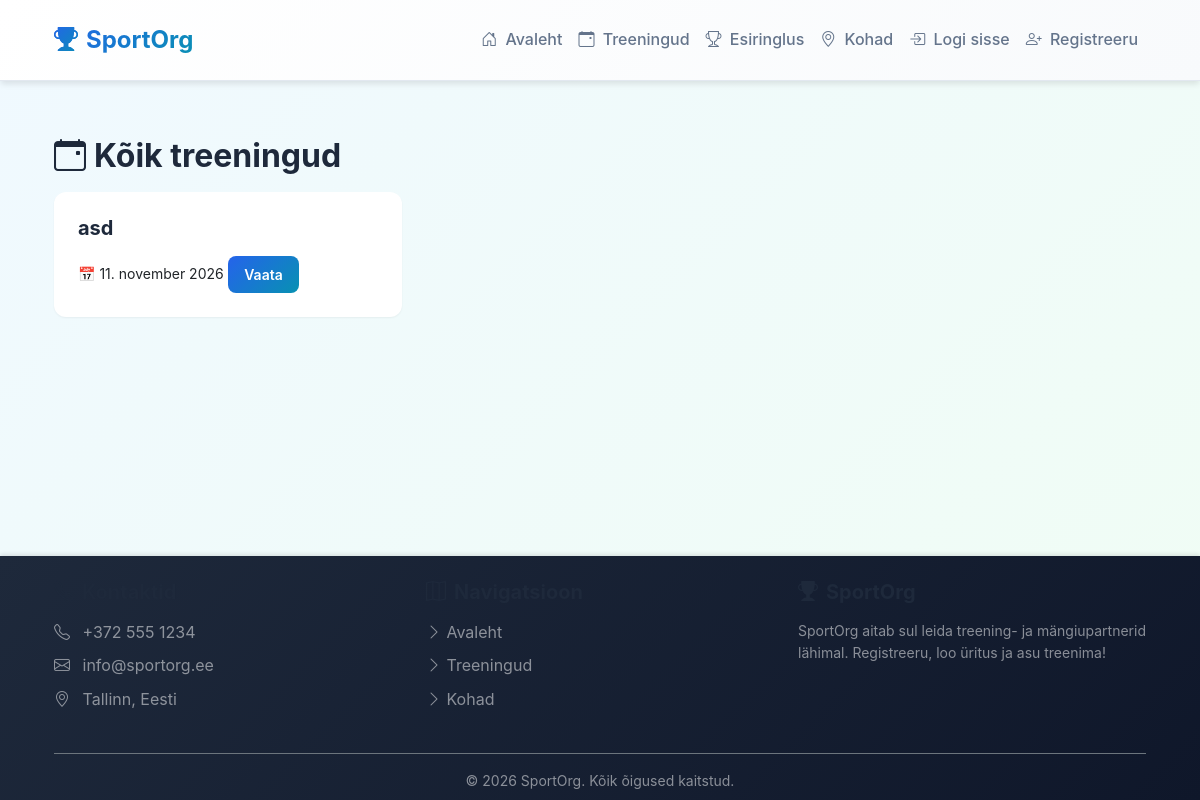
Page /src/pages/events/list.php on the earlier database version.
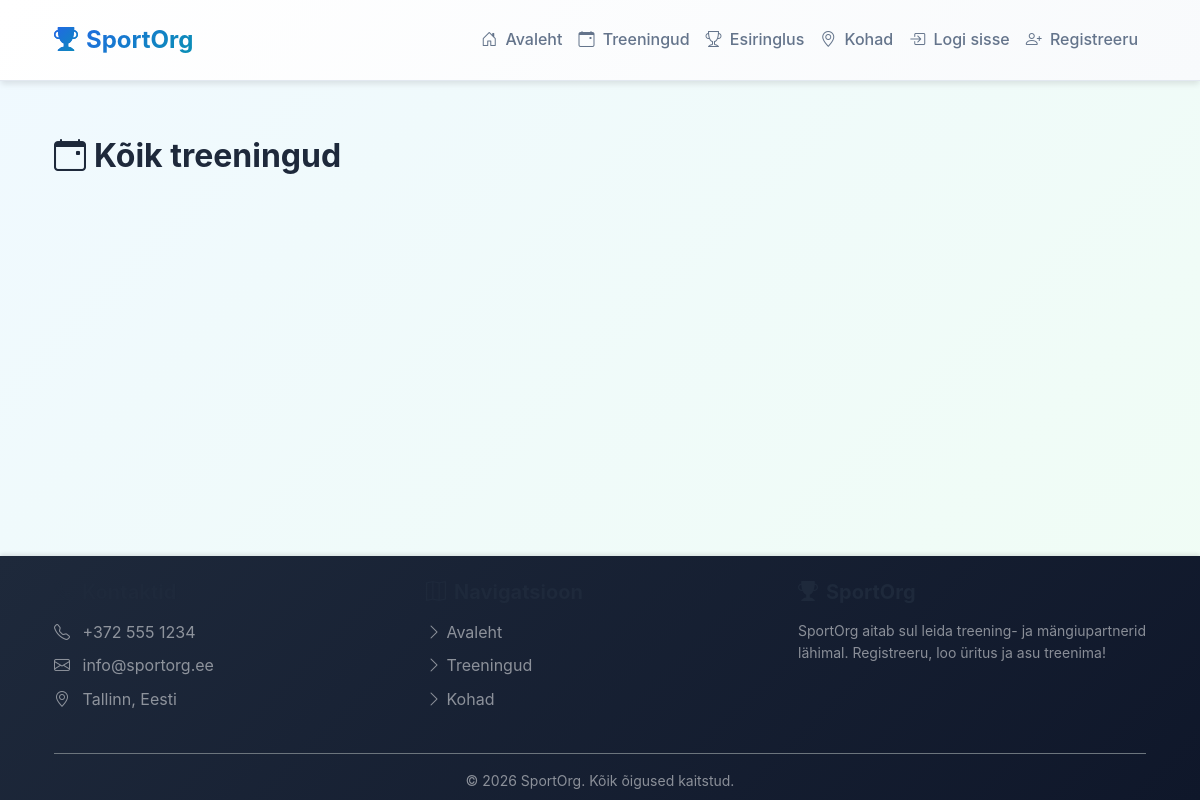
Same page on the later database version.
### tables this page shows
CREATE TABLE events (
        id INTEGER PRIMARY KEY AUTOINCREMENT,
        title TEXT NOT NULL,
        description TEXT,
        sport_type TEXT NOT NULL,
        location_id INTEGER,
        creator_id INTEGER NOT NULL,
        event_date DATE NOT NULL,
        event_time TIME NOT NULL,
        duration INTEGER DEFAULT 120,
        max_participants INTEGER NOT NULL,
        current_participants INTEGER DEFAULT 1,
        skill_level TEXT NOT NULL,
        status TEXT DEFAULT 'active',
        created_at DATETIME DEFAULT CURRENT_TIMESTAMP, duration_minutes INT DEFAULT 60, reminder_sent BOOLEAN DEFAULT 0,
        FOREIGN KEY (location_id) REFERENCES locations(id) ON DELETE SET NULL,
        FOREIGN KEY (creator_id) REFERENCES users(id) ON DELETE CASCADE
    );

### src/config/bootstrap.php (called while the page is built, shortened)
<?php
$rootDir = dirname(__DIR__, 2);
require_once $rootDir . '/src/helpers/functions.php';
if (!function_exists('fetchAll')) {
    function fetchAll($pdo, $sql, $params = []) {
        $stmt = $pdo->prepare($sql);
        $stmt->execute($params);
        return $stmt->fetchAll();
    }
}
?>

### src/helpers/functions.php (called while the page is built, shortened)
<?php
function clean($data) {
    return htmlspecialchars($data, ENT_QUOTES, 'UTF-8');
}
function formatDateEt($date) {
    $months = [
        'jaanuar', 'veebruar', 'märts', 'aprill', 'mai', 'juuni',
        'juuli', 'august', 'september', 'oktoober', 'november', 'detsember'
    ];
    $timestamp = strtotime($date);
    $day = date('d', $timestamp);
    $month = $months[(int)date('m', $timestamp) - 1];
    $year = date('Y', $timestamp);
    return "$day. $month $year";
}
?>

### src/pages/events/list.php (the view, shortened to what this page needs)
<?php
require_once dirname(__DIR__, 3) . '/src/config/bootstrap.php';
$sql = "SELECT e.*, u.username, l.name as location_name
        FROM events e
        JOIN users u ON e.creator_id = u.id
        LEFT JOIN locations l ON e.location_id = l.id
        WHERE e.status NOT IN ('cancelled')
          AND (e.event_date > DATE('now')
               OR (e.event_date = DATE('now') AND e.event_time > TIME('now')))
        ORDER BY e.event_date ASC";
$events = fetchAll($pdo, $sql, []);
require_once BASE_PATH . '/src/components/Header.php';
?>
<h2>
    <i class="bi bi-calendar-event me-2"></i>Kõik treeningud
</h2>
<div class="row g-4">
    <?php foreach ($events as $event): ?>
        <div class="col-md-6 col-lg-4">
            <div class="card">
                <div class="card-body">
                    <h5 class="card-title"><?php echo clean($event['title']); ?></h5>
                    <small>📅 <?php echo formatDateEt($event['event_date']); ?></small>
                    <a href="/events/view?id=<?php echo $event['id']; ?>" class="btn btn-sm btn-primary">Vaata</a>
                </div>
            </div>
        </div>
    <?php endforeach; ?>
</div>
<?php require_once BASE_PATH . '/src/components/Footer.php'; ?>

Differences in the rows shown:
removed events: title "asd", event_date "11. november 2026"
